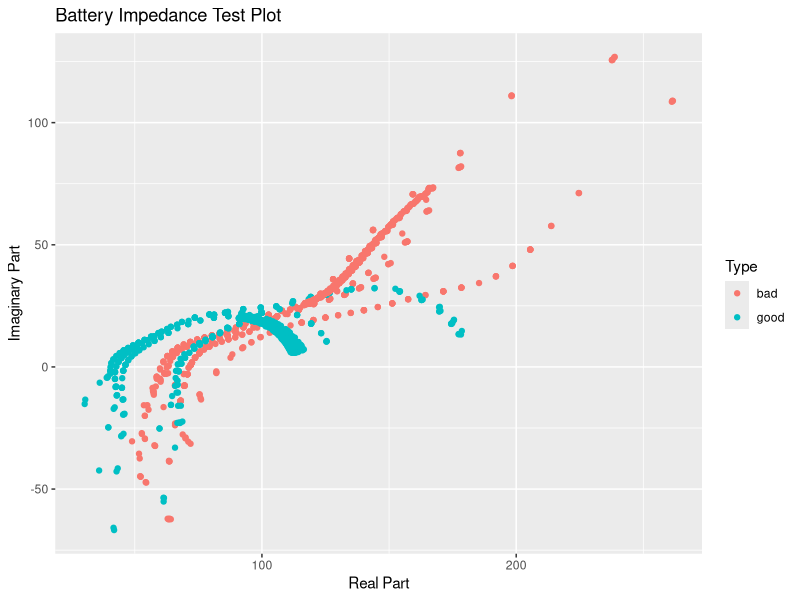

Here is the R script that generated this plot:
## ---- chunk 1
library(readr)
library(tidyverse)
library(caret)
library(ggplot2)

#read data
dat <- read_csv("dat.csv")
dat$Type <- as.factor(dat$Type)
set.seed(1, sample.kind = "Rounding")
#create 2 partitions and create 2 sets for training
test_index <- createDataPartition(dat$Type, times=1, p=0.5, list = FALSE)
test_set <- dat[test_index, ]
train_set <- dat[-test_index, ]
## ---- chunk 2
head(dat)
## ---- chunk 3
summary(dat)
## ---- chunk 4
dat.plot <- test_set %>%
  ggplot(aes(Real, image, color = Type)) + geom_point() +
  ggtitle("Battery Impedance Test Plot") + ylab("Imaginary Part") + xlab("Real Part")
dat.plot
## ---- chunk 5
train_knn <- train(Type ~ ., method = "knn", data = train_set)
y_hat_knn <- predict(train_knn, test_set, type = "raw")
confusionMatrix(y_hat_knn, test_set$Type)
## ---- chunk 6
logistic <-  train(Type ~ ., method = "glm", data = train_set)
log_y_hat <- predict(logistic, test_set)
confusionMatrix(log_y_hat, test_set$Type)
## ---- chunk 7
#random forest
library(randomForest)
train_rf <- train(Type ~ ., data=train_set, method = "rf")
y_hat_rf <- predict(train_rf, test_set)
confusionMatrix(y_hat_rf, test_set$Type)
## ---- chunk 8
results <- resamples(list(KNN=train_knn, GLM=logistic, RandomForest=train_rf))
# summarize the distributions
summary(results)
